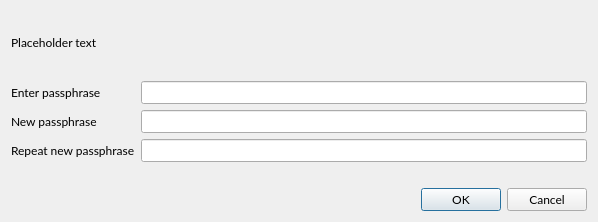
<?xml version="1.0" encoding="UTF-8"?>
<ui version="4.0">
 <class>AskPassphraseDialog</class>
 <widget class="QDialog" name="AskPassphraseDialog">
  <property name="geometry">
   <rect>
    <x>0</x>
    <y>0</y>
    <width>598</width>
    <height>222</height>
   </rect>
  </property>
  <property name="sizePolicy">
   <sizepolicy hsizetype="Preferred" vsizetype="Minimum">
    <horstretch>0</horstretch>
    <verstretch>0</verstretch>
   </sizepolicy>
  </property>
  <property name="minimumSize">
   <size>
    <width>550</width>
    <height>0</height>
   </size>
  </property>
  <property name="font">
   <font>
    <family>Lato</family>
   </font>
  </property>
  <property name="windowTitle">
   <string>Passphrase Dialog</string>
  </property>
  <layout class="QVBoxLayout" name="verticalLayout">
   <property name="sizeConstraint">
    <enum>QLayout::SetMinimumSize</enum>
   </property>
   <item>
    <widget class="QLabel" name="warningLabel">
     <property name="text">
      <string notr="true">Placeholder text</string>
     </property>
     <property name="textFormat">
      <enum>Qt::RichText</enum>
     </property>
     <property name="wordWrap">
      <bool>true</bool>
     </property>
    </widget>
   </item>
   <item>
    <layout class="QFormLayout" name="formLayout">
     <property name="sizeConstraint">
      <enum>QLayout::SetMinimumSize</enum>
     </property>
     <property name="fieldGrowthPolicy">
      <enum>QFormLayout::AllNonFixedFieldsGrow</enum>
     </property>
     <item row="0" column="0">
      <widget class="QLabel" name="passLabel1">
       <property name="text">
        <string>Enter passphrase</string>
       </property>
      </widget>
     </item>
     <item row="0" column="1">
      <widget class="QLineEdit" name="passEdit1">
       <property name="echoMode">
        <enum>QLineEdit::Password</enum>
       </property>
      </widget>
     </item>
     <item row="1" column="0">
      <widget class="QLabel" name="passLabel2">
       <property name="text">
        <string>New passphrase</string>
       </property>
      </widget>
     </item>
     <item row="1" column="1">
      <widget class="QLineEdit" name="passEdit2">
       <property name="echoMode">
        <enum>QLineEdit::Password</enum>
       </property>
      </widget>
     </item>
     <item row="2" column="0">
      <widget class="QLabel" name="passLabel3">
       <property name="text">
        <string>Repeat new passphrase</string>
       </property>
      </widget>
     </item>
     <item row="2" column="1">
      <widget class="QLineEdit" name="passEdit3">
       <property name="echoMode">
        <enum>QLineEdit::Password</enum>
       </property>
      </widget>
     </item>
     <item row="3" column="1">
      <widget class="QLabel" name="capsLabel">
       <property name="font">
        <font>
         <weight>75</weight>
         <bold>true</bold>
        </font>
       </property>
       <property name="text">
        <string/>
       </property>
       <property name="alignment">
        <set>Qt::AlignCenter</set>
       </property>
      </widget>
     </item>
    </layout>
   </item>
   <item>
    <widget class="QDialogButtonBox" name="buttonBox">
     <property name="orientation">
      <enum>Qt::Horizontal</enum>
     </property>
     <property name="standardButtons">
      <set>QDialogButtonBox::Cancel|QDialogButtonBox::Ok</set>
     </property>
    </widget>
   </item>
  </layout>
 </widget>
 <resources/>
 <connections>
  <connection>
   <sender>buttonBox</sender>
   <signal>accepted()</signal>
   <receiver>AskPassphraseDialog</receiver>
   <slot>accept()</slot>
   <hints>
    <hint type="sourcelabel">
     <x>20</x>
     <y>20</y>
    </hint>
    <hint type="destinationlabel">
     <x>20</x>
     <y>20</y>
    </hint>
   </hints>
  </connection>
  <connection>
   <sender>buttonBox</sender>
   <signal>rejected()</signal>
   <receiver>AskPassphraseDialog</receiver>
   <slot>reject()</slot>
   <hints>
    <hint type="sourcelabel">
     <x>20</x>
     <y>20</y>
    </hint>
    <hint type="destinationlabel">
     <x>20</x>
     <y>20</y>
    </hint>
   </hints>
  </connection>
 </connections>
</ui>
